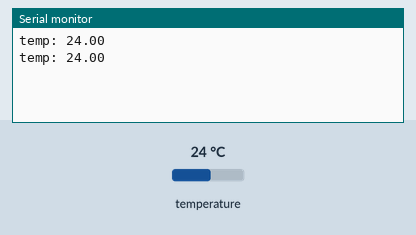
This sketch was run on a simulated Raspberry Pi Pico. On the bench: the last lines printed to the serial monitor. The test bench sets the inputs (shaded band); at power-on: temperature 24 °C.

Above: at 3.5 s.
3.6 s: temperature set to 12 °C
At 4.1 s:
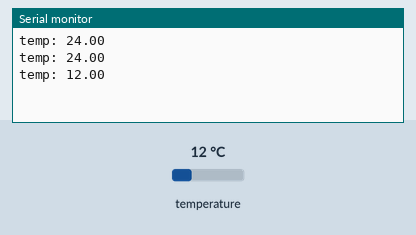
5.1 s: temperature set to 19 °C
At 6.6 s:
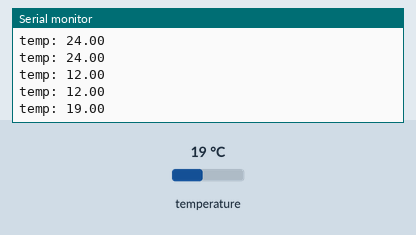
Timing chart, 0 to 8.1 s (numbered marks = the images above; inputs shaded):
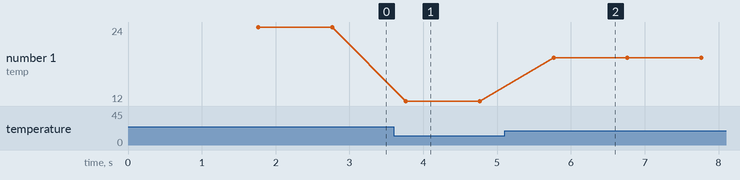

The sketch:

sensor_temp_41.ino
```cpp
// snippet: sensor_temp_41
// tags: temperature, sensor, millis, onewire, dallastemperature
// boards: avr, esp32, megaavr, nano33iot, romi32u4, rp2040
// library: OneWire, DallasTemperature
// description: Read DS18B20 on OneWire pin 3
// prompts: ds18b20, onewire, include, onewire, dallastemperature, declare
// verified: compile-only
// source: kd-generated (id 41)
// exact-include: OneWire.h, DallasTemperature.h

#include <OneWire.h>
#include <DallasTemperature.h>

#define ONE_WIRE_PIN 3
OneWire oneWire(ONE_WIRE_PIN);
DallasTemperature sensors(&oneWire);
unsigned long prevMs = 0;

void setup() {
  Serial.begin(9600);
  sensors.begin();
}

void loop() {
  unsigned long now = millis();
  if (now - prevMs < 1000) return;
  prevMs = now;

  sensors.requestTemperatures();  // Dallas: trigger a conversion on the 1-Wire bus (blocks ~750ms)
  float tempC = sensors.getTempCByIndex(0);  // Dallas: Celsius for device index (0-based)
  if (tempC == DEVICE_DISCONNECTED_C) {
    Serial.println("DS18B20 not found");
    return;
  }
  Serial.print("temp: ");
  Serial.println(tempC);
}
```

Measured:
- after the input at 3.6 s, the serial monitor: prints a new line after 0.16 s (image 1)
- after the input at 5.1 s, the serial monitor: prints a new line after 0.67 s (image 2)
- plotted number 1: 24 → 12 after the input at 3.6 s, 12 → 19 after the input at 5.1 s
